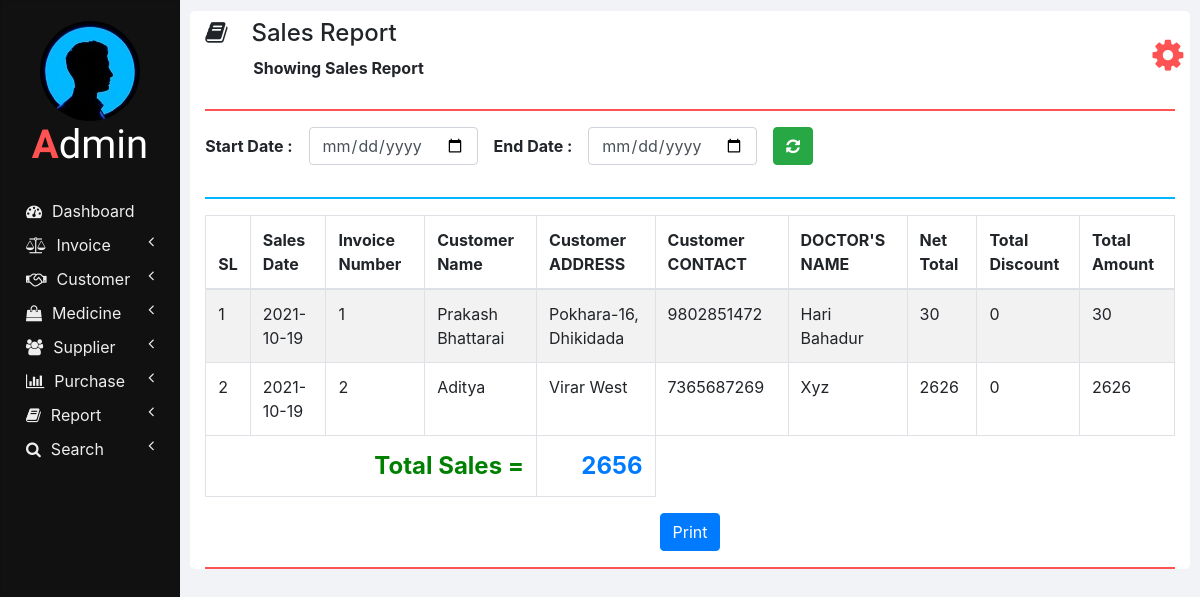
/sales_report.php, run on an earlier commit of the app's database.
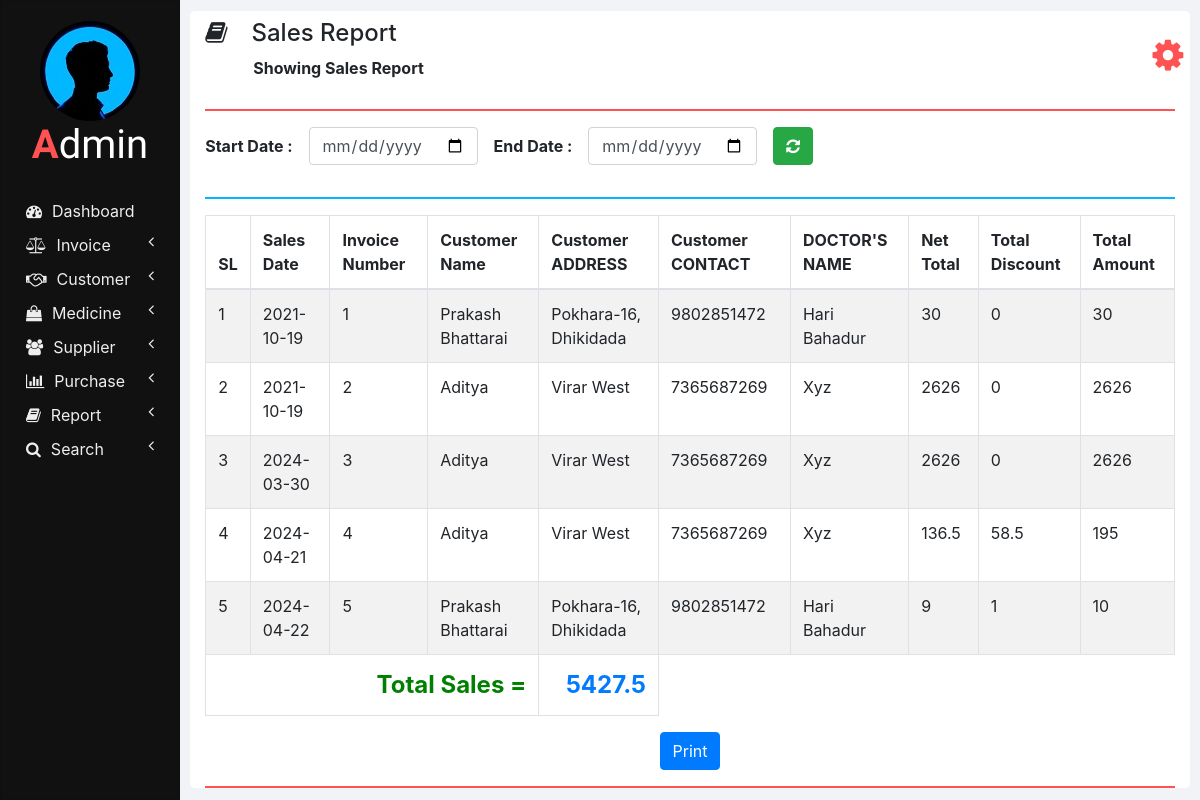
And on a later commit of the database.
### tables this page shows
CREATE TABLE `invoices` (
  `INVOICE_ID` int(11) NOT NULL,
  `NET_TOTAL` double NOT NULL DEFAULT 0,
  `INVOICE_DATE` date NOT NULL DEFAULT current_timestamp(),
  `CUSTOMER_ID` int(11) NOT NULL,
  `TOTAL_AMOUNT` double NOT NULL,
  `TOTAL_DISCOUNT` double NOT NULL
);

CREATE TABLE `customers` (
  `ID` int(11) NOT NULL,
  `NAME` varchar(20) NOT NULL,
  `CONTACT_NUMBER` varchar(10) NOT NULL,
  `ADDRESS` varchar(100) NOT NULL,
  `DOCTOR_NAME` varchar(20) NOT NULL,
  `DOCTOR_ADDRESS` varchar(100) NOT NULL
);

### php/report.php (the view, shortened to what this page needs)
  <?php
function showSales($start_date, $end_date) {
  ?>
  <thead>
    <tr>
      <th>SL</th>
      <th>Sales Date</th>
      <th>Invoice Number</th>
      <th>Customer Name</th>
      <th>Customer ADDRESS</th>
      <th>Customer CONTACT</th>
      <th>DOCTOR'S NAME</th>
      <th>Net Total</th>
      <th>Total Discount</th>
      <th>Total Amount</th>
    </tr>
  </thead>
  <tbody>
  <?php
  require "db_connection.php";
  if($con) {
    $seq_no = 0;
    $total = 0;
    if($start_date == "" || $end_date == "")
      $query = "SELECT * FROM invoices INNER JOIN customers ON invoices.CUSTOMER_ID = customers.ID";
    else
      $query = "SELECT * FROM invoices INNER JOIN customers ON invoices.CUSTOMER_ID = customers.ID WHERE INVOICE_DATE BETWEEN '$start_date' AND '$end_date'";
    $result = mysqli_query($con, $query);
    while($row = mysqli_fetch_array($result)) {
      $seq_no++;
      showSalesRow($seq_no, $row);
      $total = $total + $row['NET_TOTAL'];
    }
    ?>
    </tbody>
    <tfoot class="font-weight-bold">
      <tr style="text-align: right; font-size: 24px;">
        <td colspan="4" style="color: green;">&nbsp;Total Sales =</td>
        <td class="text-primary"><?php echo $total; ?></td>
      </tr>
    </tfoot>
    <?php
  }
}
function showSalesRow($seq_no, $row) {
  ?>
  <tr>
    <td><?php echo $seq_no; ?></td>
    <td><?php echo $row['INVOICE_DATE']; ?></td>
    <td><?php echo $row['INVOICE_ID']; ?></td>
    <td><?php echo $row['NAME']; ?></td>
    <td><?php echo $row['ADDRESS']; ?></td>
    <td><?php echo $row['CONTACT_NUMBER']; ?></td>
    <td><?php echo $row['DOCTOR_NAME']; ?></td>
    <td><?php echo $row['NET_TOTAL'] ?></td>
    <td><?php echo $row['TOTAL_DISCOUNT'] ?></td>
    <td><?php echo $row['TOTAL_AMOUNT'] ?></td>
  </tr>
  <?php
}
?>

### sales_report.php (shortened to what this page needs)
<!DOCTYPE html>
<html lang="en" dir="ltr">
  <head>
    <link rel="stylesheet" href="bootstrap/css/bootstrap.min.css">
    <link rel="stylesheet" href="https://use.fontawesome.com/releases/v5.3.1/css/all.css">
    <link rel="stylesheet" href="https://cdnjs.cloudflare.com/ajax/libs/font-awesome/4.7.0/css/font-awesome.min.css">
    <link rel="stylesheet" href="css/sidenav.css">
    <link rel="stylesheet" href="css/home.css">
  </head>
  <body>
    <div class="container-fluid">
      <div class="container">
        <?php
          require "php/header.php";
          createHeader('book', 'Sales Report', 'Showing Sales Report');
        ?>
        <div class="row">
          <div class="col-md-12 form-group form-inline">
            <label class="font-weight-bold" for="">Start Date :&emsp;</label>
            <input type="date" class="form-control" id="start_date" onchange="showReport('sales');">
            <label class="font-weight-bold" for="">End Date :&emsp;</label>
            <input type="date" class="form-control" id="end_date" onchange="showReport('sales');">
            <button class="btn btn-success" onclick="location.reload();"><i class="fa fa-refresh"></i></button>
          </div>
          <div class="col col-md-12">
            <hr class="col-md-12" style="padding: 0px; border-top: 2px solid  #02b6ff;">
          </div>
          <div class="col col-md-12 table-responsive">
            <div id="print_content" class="table-responsive">
            	<table class="table table-bordered table-striped table-hover" id="sales_report_div">
                <?php
                require "php/report.php";
                showSales("", "");
                ?>
            	</table>
            </div>
          </div>
          <div class="col-md-12 text-center">
            <button class="btn btn-primary" onclick="printReport('Sales');">Print</button>
          </div>
        </div>
        <hr style="border-top: 2px solid #ff5252;">
      </div>
    </div>
  </body>
</html>

### php/header.php
<?php
  function createHeader($icon, $heading, $sub_heading) {
    echo '
    <section class="row content-header">
      <div class="header-title col-md-11">
        <p class="h4 pt-2"><i class="fa fa-'.$icon.'"></i>&emsp;'.$heading.'</p>
        &emsp;&emsp;&emsp;<small class="font-weight-bold h6">'.$sub_heading.'</small>
      </div>
      <div class="col-md-1 user_options">
        <button class="col col-md-1 m-3" onclick="showOptions();">
          <i class="fa fa-gear"></i>
        </button>
        <div id="mark"><i class="fa fa-play fa-rotate-270"></i></div>
        <ul id="options" class="options list-unstyled" style="display: none;">
          <li>
            <a href="my_profile.php"><i class="fa fa-user"></i><span>My Profile</span></a>
          </li>
          <li>
            <a href="change_password.php"><i class="fa fa-edit"></i><span>Change Password</span></a>
          </li>
          <li>
            <a href="logout.php"><i class="fa fa-key"></i><span>Logout</span></a>
          </li>
        </ul>
      </div>
    </section>
    <hr style="border-top: 2px solid #ff5252;">
    ';
  }
?>

### css/sidenav.css (style rules this page uses)
body { background-color: #f1f3f6; }
.sidenav { width: 15%; height: 100vh; background-color: #222222; position: fixed; z-index: 1; flex: 1 0 auto; }
.card { width: 100%; height: 100%; top: 0; border-radius: 0; background-color: #111111; }
.logo .logo-caption { font-family: 'Poiret One', cursive; color: #ffffff; text-align: center; margin-bottom: 25px; }
.logo .profile { margin-left: 50%; border-radius: 50%; transform: translate(-50%); }
.logo .tweak { color: #ff5252; font-weight: bold; }
.main-menu-item { padding: 5px 5px; cursor: pointer; }
.main-menu-item > a { color: #eeeeee; text-decoration: none; font-size: 16px; }
.main-menu-item > a > span { margin-left: 10px; }

### css/home.css (style rules this page uses)
html, body { height: 100vh; }
.container-fluid { margin-left: 15%; width: 85%; background: #f1f3f6; padding: 1px 0 0 0; flex: 1 0 auto; }
.container { margin: 0; max-width: 98%; margin: 1%; background-color: #ffffff; border-radius: 5px; }
.user_options button { max-width: 50px; max-height: 50px; font-size: 36px; background-color: #ffffff; color: #ff5252; border: none; outline: none; }

What changed in the data, as far as the page shows it:
added invoices: seq_no "3", INVOICE_DATE "2024-03-30", INVOICE_ID "3", CUSTOMER_ID.NAME "Aditya", CUSTOMER_ID.ADDRESS "Virar West", CUSTOMER_ID.CONTACT_NUMBER "7365687269", CUSTOMER_ID.DOCTOR_NAME "Xyz", NET_TOTAL "2626", TOTAL_DISCOUNT "0", TOTAL_AMOUNT "2626"
added invoices: seq_no "4", INVOICE_DATE "2024-04-21", INVOICE_ID "4", CUSTOMER_ID.NAME "Aditya", CUSTOMER_ID.ADDRESS "Virar West", CUSTOMER_ID.CONTACT_NUMBER "7365687269", CUSTOMER_ID.DOCTOR_NAME "Xyz", NET_TOTAL "136.5", TOTAL_DISCOUNT "58.5", TOTAL_AMOUNT "195"
added invoices: seq_no "5", INVOICE_DATE "2024-04-22", INVOICE_ID "5", CUSTOMER_ID.NAME "Prakash Bhattarai", CUSTOMER_ID.ADDRESS "Pokhara-16, Dhikidada", CUSTOMER_ID.CONTACT_NUMBER "9802851472", CUSTOMER_ID.DOCTOR_NAME "Hari Bahadur", NET_TOTAL "9", TOTAL_DISCOUNT "1", TOTAL_AMOUNT "10"
Also different on the page:
$total: "2656" → "5427.5"
